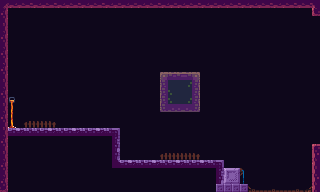

Rendered tile map (Tiled .tmx) drawn with the repository's tilesets; below, a short description and the map source with its tile grids summarised:
An orthogonal 40x24 tile map with 8x8 px tiles, 6 tile layers (farthest, far, main, collision, ...), 2 tilesets and 1 object (jumpthru).

<map version="1.5" tiledversion="1.7.2" orientation="orthogonal" renderorder="right-down" width="40" height="24" tilewidth="8" tileheight="8" infinite="0" nextlayerid="11" nextobjectid="2">
 <tileset firstgid="1" name="adve-trans8" tilewidth="8" tileheight="8" tilecount="504" columns="24">
  <image source="tilesets/adve-trans8.png" width="192" height="168" />
 </tileset>
 <tileset firstgid="505" source="tilesets/caves-of-gallet-full-8.tsx" />
 <group id="2" name="background">
  <layer id="1" name="farthest" width="40" height="24">
   <data>[960 cells, 960 non-empty, 1 distinct tile ids]</data>
  </layer>
  <layer id="5" name="far" width="40" height="24">
   <data>[960 cells, 6 non-empty, 6 distinct tile ids]</data>
  </layer>
 </group>
 <group id="3" name="middle">
  <layer id="7" name="main" width="40" height="24">
   <data>[960 cells, 144 non-empty, 44 distinct tile ids]</data>
  </layer>
  <layer id="6" name="collision" width="40" height="24" opacity="0.2">
   <data>[960 cells, 127 non-empty, 1 distinct tile ids]</data>
  </layer>
  <objectgroup id="10" name="entity">
   <object id="1" name="jumpthru" type="jumpthru" x="248" y="190" width="64" height="2" />
  </objectgroup>
 </group>
 <group id="4" name="foreground">
  <layer id="8" name="near" width="40" height="24">
   <data>[960 cells, 9 non-empty, 3 distinct tile ids]</data>
  </layer>
  <layer id="9" name="nearest" width="40" height="24">
   <data>[960 cells, 0 non-empty, 0 distinct tile ids]</data>
  </layer>
 </group>
</map>
